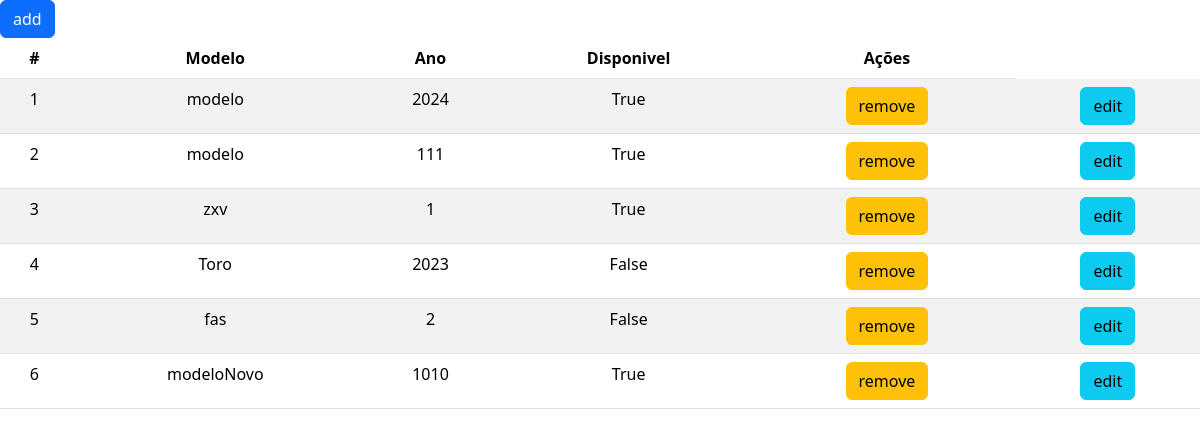
The app's page /app/manager/, older data.
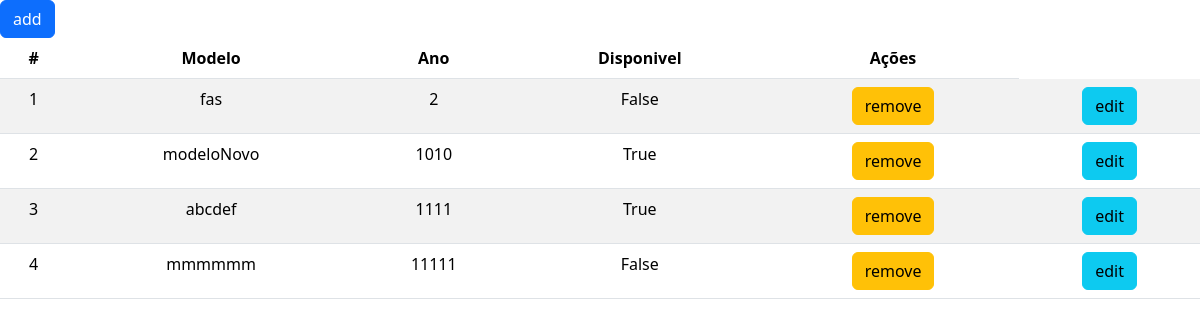
The same page, newer data.
### app/models.py (models this page shows, shortened)
class Carros(models.Model):
    modelo = models.CharField(max_length=255, blank=False)
    marca = models.CharField(max_length=255, blank=True)
    complemento = models.CharField(max_length=255, blank=True)
    ano = models.IntegerField(blank=False)
    cor = models.CharField(max_length=255, blank=False)
    disponivel = models.BooleanField(default=True)
    foto = models.ImageField(upload_to="uploads/", blank=False)

### app/views.py (the view)
# urls.py: path('manager/', views.gerenciamento, name='gerenciamento'),
def gerenciamento(request):
    carros_list = models.Carros.objects.all()
    return render(request, "pages/gerenciamento.html", {'carros' : carros_list})

### app/templates/pages/gerenciamento.html
{% extends "base.html" %}
{% block content %}
<a class="btn btn-primary" href="{% url 'app:add_veiculo' %}">add</a>
    <table class="table table-striped">
        <thead>
            <tr>
                <th scope="col" class="text-center">#</th>
                <th scope="col" class="text-center">Modelo</th>
                <th scope="col" class="text-center">Ano</th>
                <th scope="col" class="text-center">Disponivel</th>
                <th scope="col" class="text-center">Ações</th>
            </tr>
        </thead>
        <tbody>
            {% for carro in carros %}
                    <tr>
                        <td class="text-center">{{ forloop.counter }}</td>
                        <td class="text-center">{{ carro.modelo }}</td>
                        <td class="text-center">{{ carro.ano }}</td>
                        <td class="text-center">{{ carro.disponivel }}</td>
                        <td class="text-center">
                            <a type="button" class="btn btn-warning"
                            href="{% url 'app:remove_veiculo' carro.id %}">remove
                            </a>
                        <td class="text-center">
                            <a type="button" class="btn btn-info"
                            href="{% url 'app:edit_veiculo' carro.id %}">edit
                            </a>
                    </tr>
            {% endfor %}
        </tbody>
    </table>
{% endblock %}

### projeto/templates/base.html (shortened to what this page needs)
<!DOCTYPE html>
<html lang="en">
<head>
</head>
<body>
    {% block content %}
    {% endblock %}
    <link href="https://cdn.jsdelivr.net/npm/bootstrap@5.3.2/dist/css/bootstrap.min.css" rel="stylesheet">
</body>
</html>

Row changes from the older to the newer data that the page shows:
removed Carros: modelo "modelo", ano "2024", disponivel "True"
removed Carros: modelo "modelo", ano "111", disponivel "True"
removed Carros: modelo "zxv", ano "1", disponivel "True"
removed Carros: modelo "Toro", ano "2023", disponivel "False"
added Carros: modelo "abcdef", ano "1111", disponivel "True"
added Carros: modelo "mmmmmm", ano "11111", disponivel "False"
